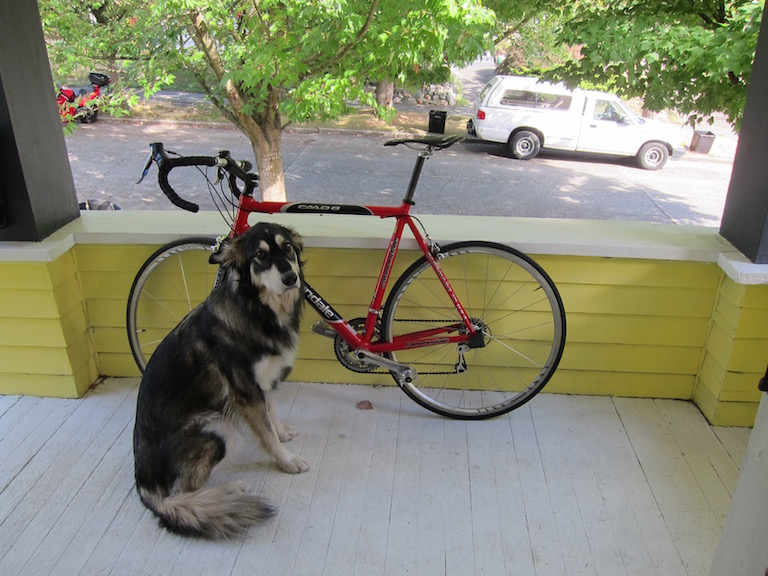
#> input picture chapter11/images/dog.jpg, 768 x 576 px, given in place of aero.jpg, which was not available
$ jupyter execute --allow-errors 01_additional_problem.ipynb   (older library calls are emulated)
#> lines starting #> are read from the running program, lines starting #| are printed output that depends on the picture; pictures that were not available may be replaced by others from this repository, and a replacement may not be noted
[cell 1]
from skimage import transform, util, filters, color
from skimage.io import imread
from matplotlib import pyplot as pylab

image = imread('../images/aero.jpg')
#> image is the input picture: shape (576, 768, 3); mean R, G, B 134.4, 135.7, 114.1
print(image.shape) # (821, 616, 3)
#| (576, 768, 3)
pylab.figure(figsize=(20,14)), pylab.title('Original Image')
pylab.imshow(image)
pylab.show()

[cell 2]
size = (image.shape[0], image.shape[1] - 200)
#> size = (576, 568)
resized = transform.resize(image, size, mode='reflect')
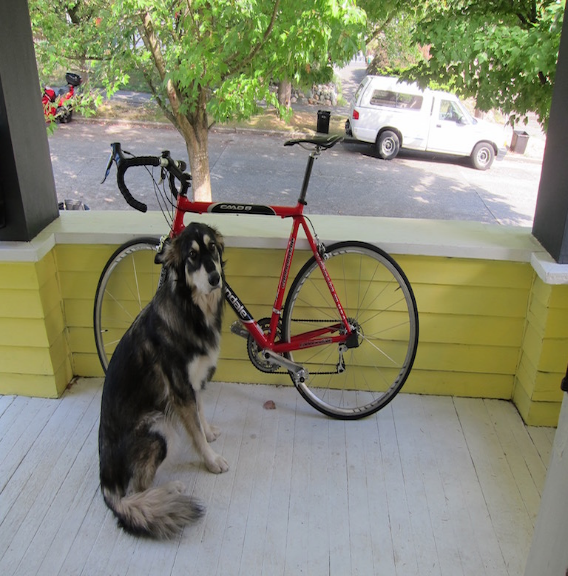
#> resized: shape (576, 568, 3) float64; mean R, G, B 0.527, 0.532, 0.447
print(resized.shape) # (821, 416, 3)
#| (576, 568, 3)

pylab.figure(figsize=(20,11)), pylab.title('Resized Image')
pylab.imshow(resized), pylab.show()

#> (a cell that did not finish here is left out)

[cell 4]
image = util.img_as_float(image)
energy_image = filters.sobel(color.rgb2gray(image))
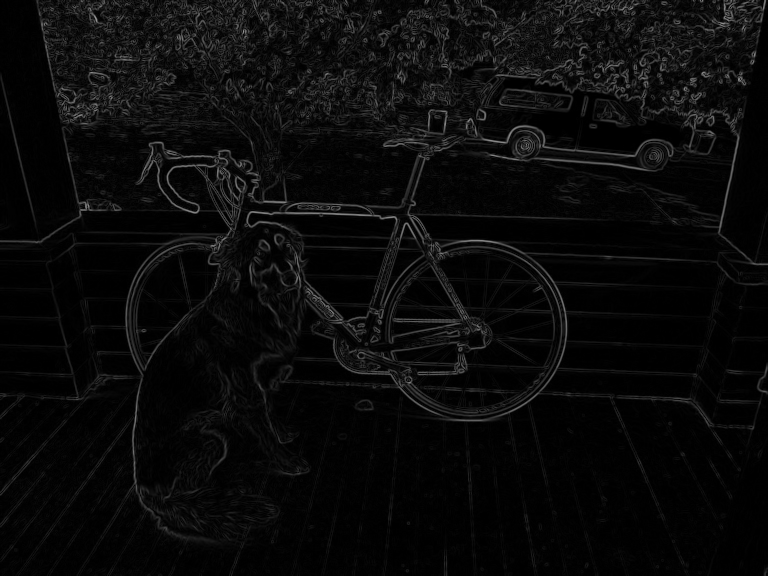
#> energy_image: shape (576, 768) float64; min 0, max 0.597, mean 0.0415
#> (the rest of this cell did not finish here and is left out)

[cell 5]
image = imread('../images/man.jpg')
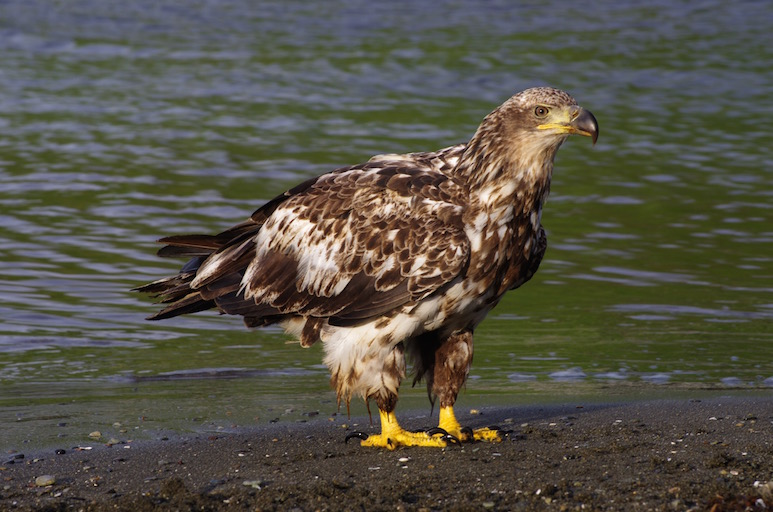
#> input picture chapter11/images/eagle.jpg, 773 x 512 px, given in place of man.jpg, which was not available
#> image is the input picture: shape (512, 773, 3); mean R, G, B 85.2, 82, 70.8
mask_img = color.rgb2gray(imread('../images/man_mask.jpg'))
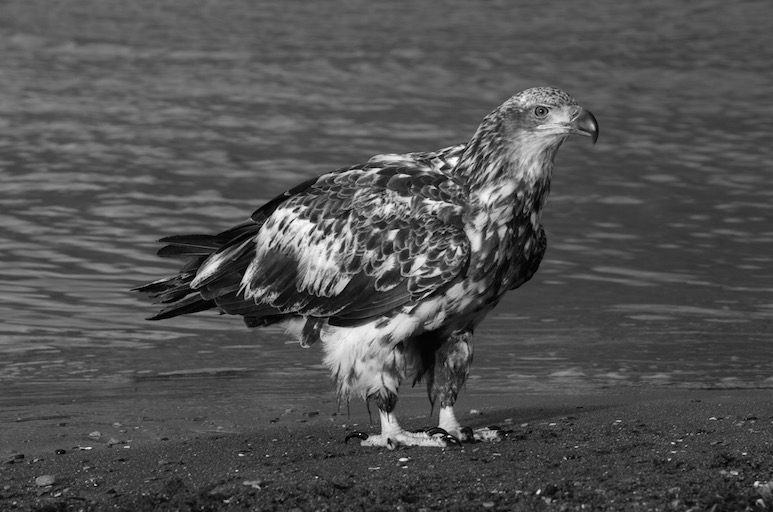
#> mask_img: shape (512, 773) float64; min 0, max 0.998, mean 0.321
print(image.shape)
#| (512, 773, 3)

pylab.figure(figsize=(15,10))
pylab.subplot(121), pylab.imshow(image), pylab.title('Original Image')
pylab.subplot(122), pylab.imshow(mask_img)
pylab.title('Mask for the object to be removed (the dog)')
pylab.show()

[cell 6]
pylab.figure(figsize=(10,10))
pylab.title('Object (the dog) Removed')
#> (the rest of this cell did not finish here and is left out)

[cell 7]
import cv2
print(cv2.__version__) # OpenCV 버전 확인- 3.0 버전 이상 필요

# 원본 영상, 목적 영상, 마스크 영상 읽기
src = cv2.imread("../images/bird.jpg")
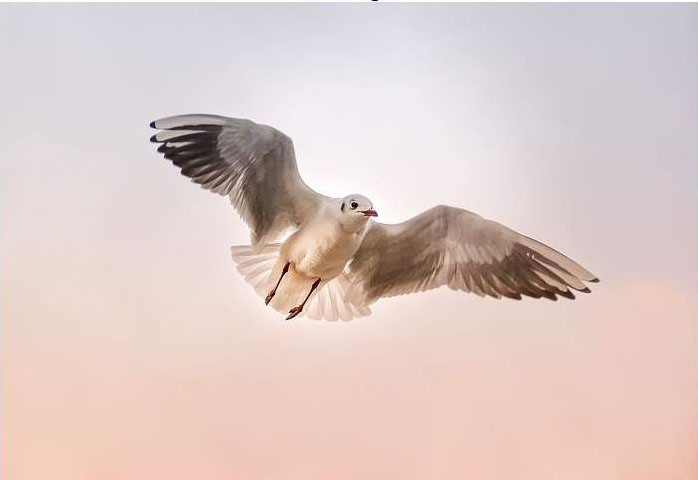
#> input picture chapter11/images/bird.jpg, 698 x 480 px, found by its file name
#> src is the input picture: shape (480, 698, 3); mean B, G, R 199.3, 203, 221.8
dst = cv2.imread("../images/sea.jpg")
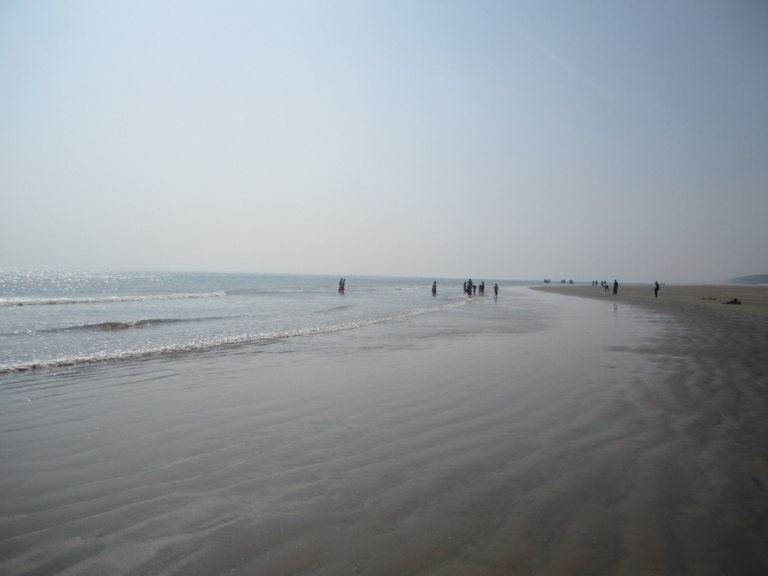
#> input picture chapter11/images/sea.JPG, 768 x 576 px, found by its file name
#> dst is the input picture: shape (576, 768, 3); mean B, G, R 157.8, 152.3, 145.6
src_mask = cv2.imread("../images/birds_mask.jpg")
#> (the rest of this cell did not finish here and is left out)
